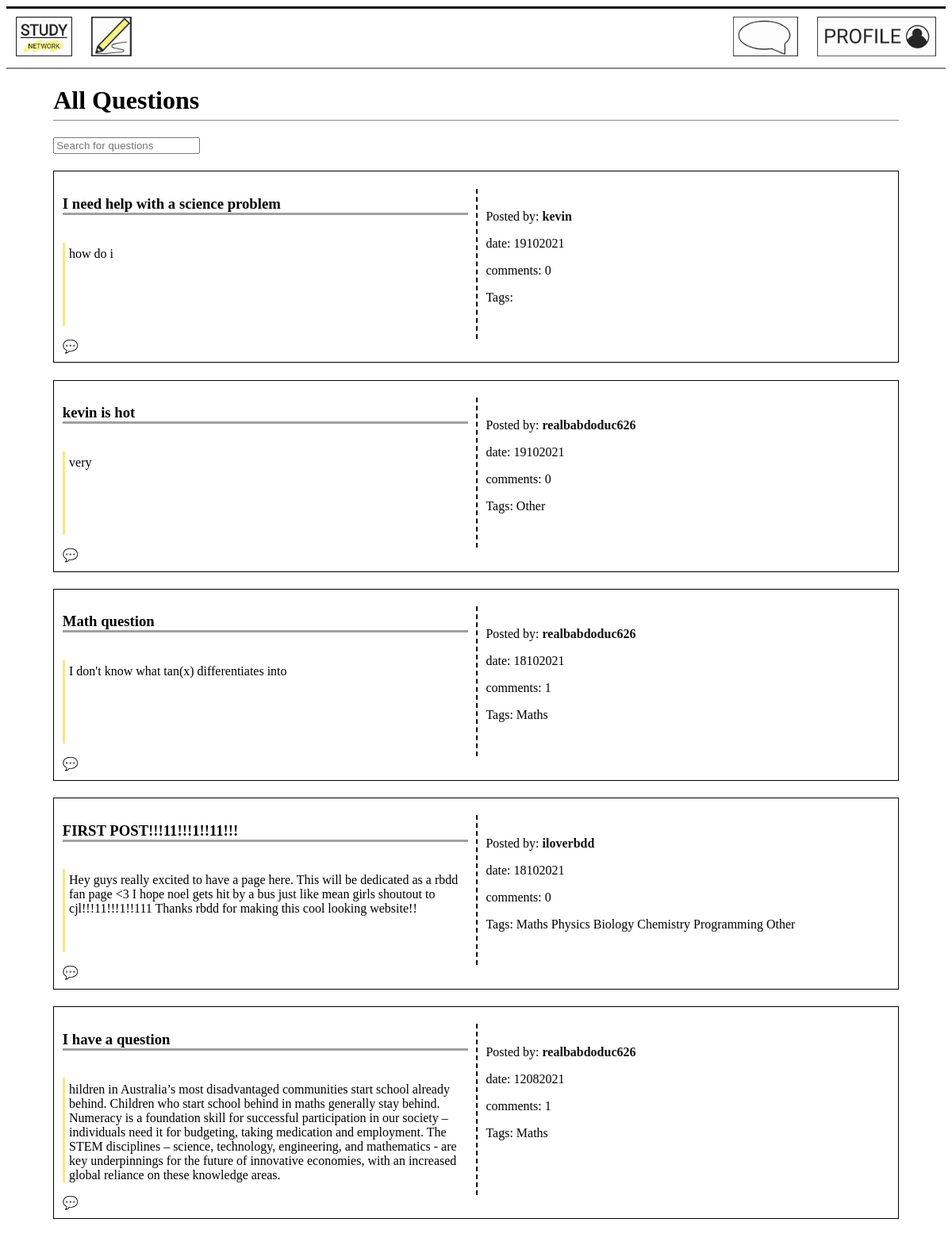
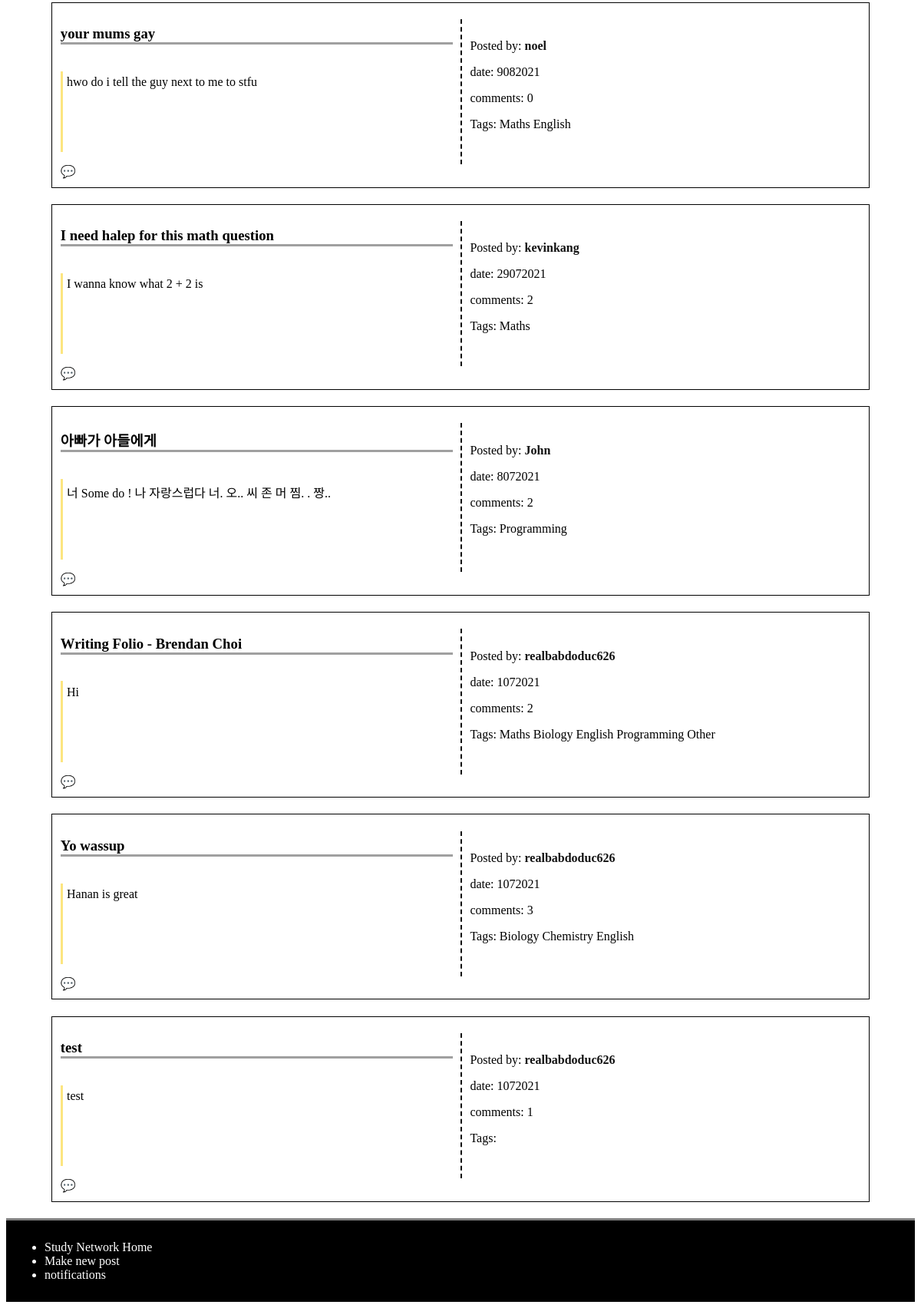
Before: / (signed in) with the older database file (2 pictures, top to bottom).
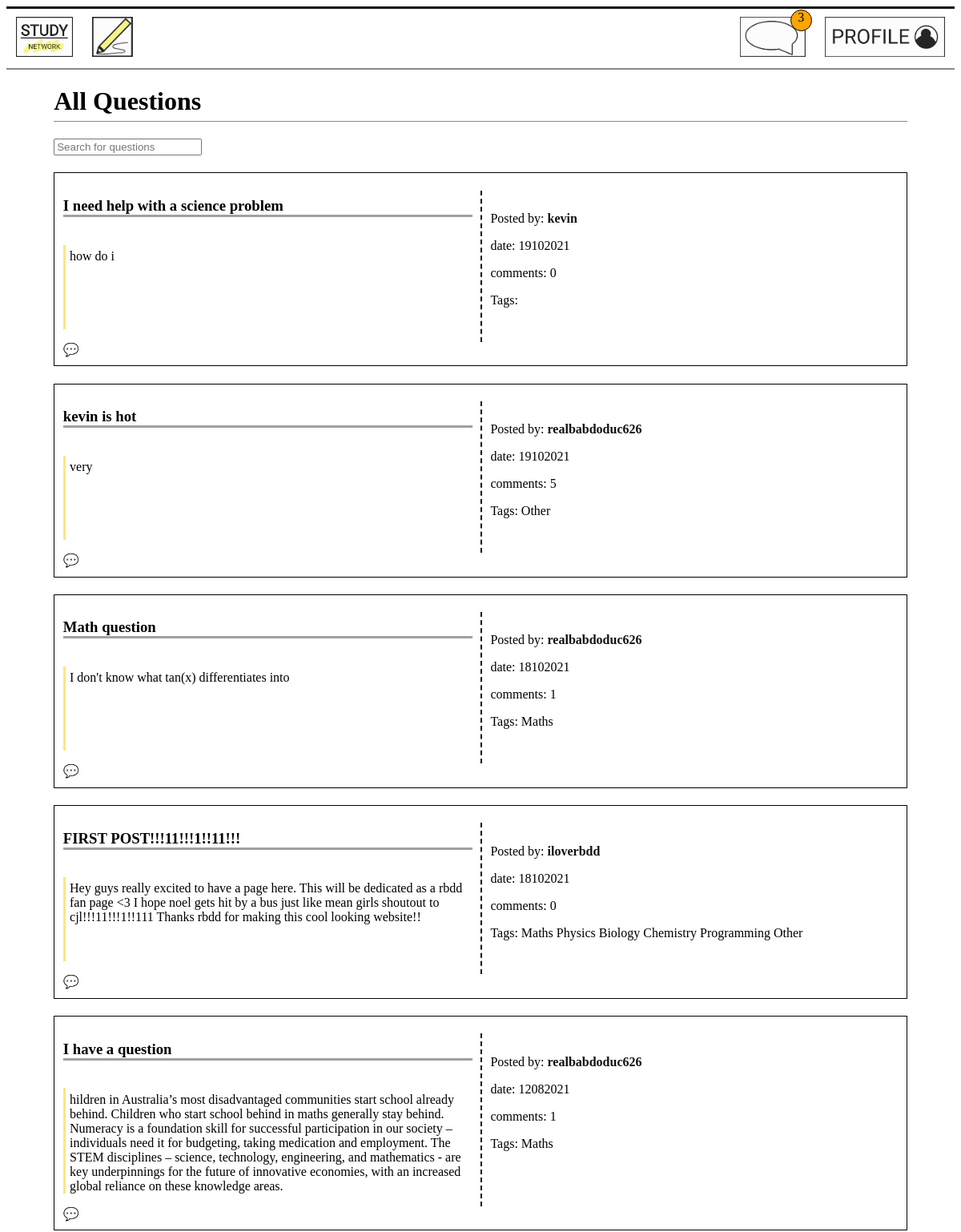
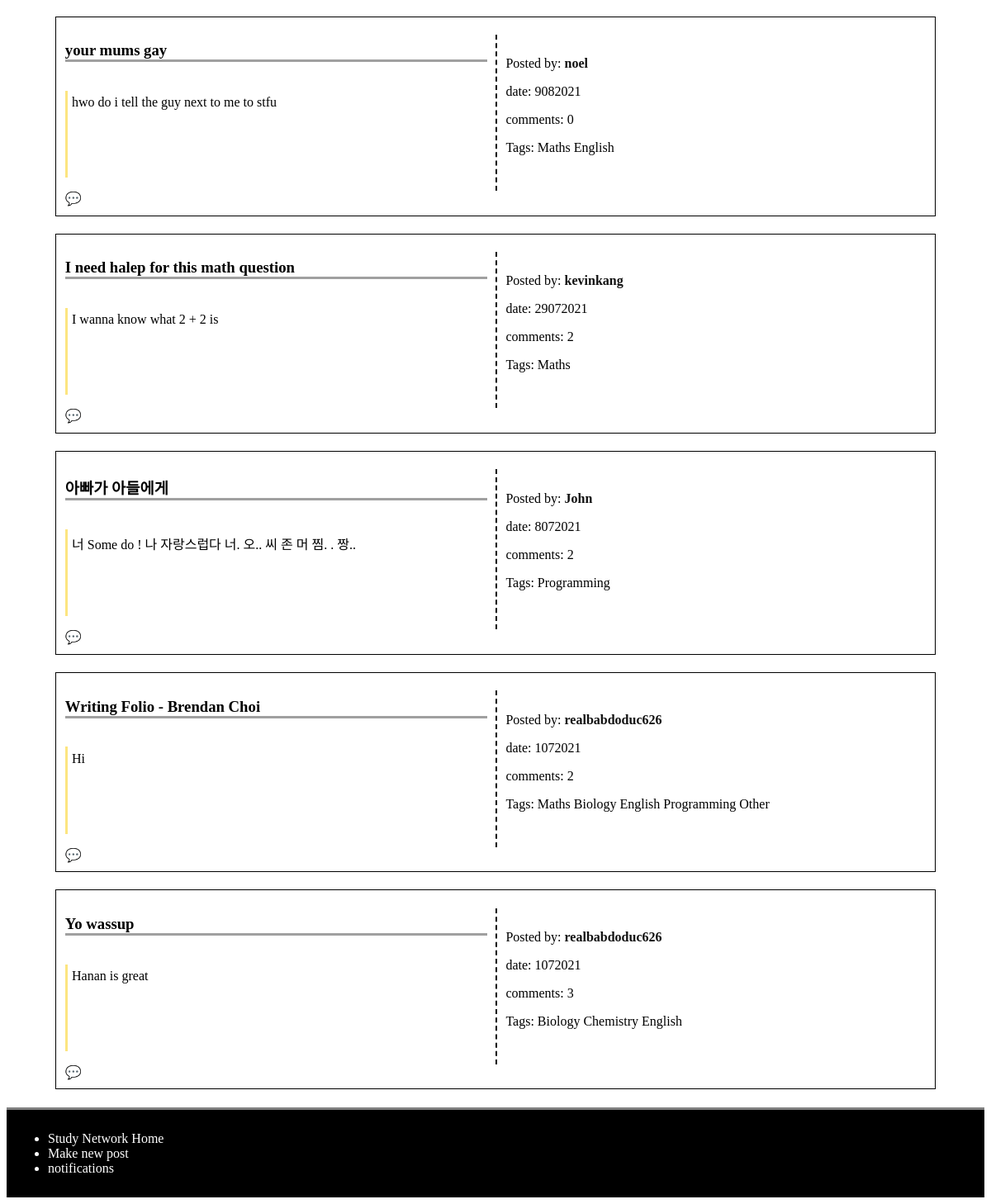
After: the same page with the newer database file (2 pictures, top to bottom).
### models.py (models this page shows)
class Post(db.Model):
    __tablename__ = 'Post'
    id = db.Column(db.Integer, primary_key=True)
    title = db.Column(db.Text)
    discussion = db.Column(db.Text)
    date = db.Column(db.Integer)
    comments = db.Column(db.Integer)
    user_id = db.Column(db.Integer, db.ForeignKey('User.id'))
    post_user = db.relationship('User', back_populates='user_post')
    replies_post = db.relationship('Reply', secondary=PostReply, back_populates='posts_reply')
    categories_post = db.relationship('Category', secondary=PostCategory, back_populates='posts_category')
    notifications_post = db.relationship('Notification', back_populates='posts_notification')
    posts = db.relationship('Comment', back_populates='user')

class User(db.Model):
    __tablename__ = 'User'
    id = db.Column(db.Integer, primary_key=True)
    username = db.Column(db.Text)
    email = db.Column(db.Text)
    password = db.Column(db.Text)
    user_post = db.relationship('Post', back_populates='post_user')
    notifications_user = db.relationship('Notification', back_populates='users_notification')
    users = db.relationship('Comment', back_populates='post')

class Category(db.Model):
    __tablename__ = 'Category'
    id = db.Column(db.Integer, primary_key=True)
    topic = db.Column(db.Text)
    posts_category = db.relationship('Post', secondary=PostCategory, back_populates='categories_post')

### main.py (the view)
@app.route('/', methods=['GET', 'POST'])
def home():
    post = models.Post.query.order_by(desc(models.Post.id)).all()
    number_of_items = 0
    for p in post:
        number_of_items += 1
    return render_template('home.html', posts=post, title='home', n=int(number_of_items))

### main.py (called while the page is built)
@app.context_processor
def notification_processor():
    if  g.logged_in_user:
        num_notification = models.Notification.query.filter_by(user_id = session["logged_in_user"]).all()
        return dict(num_notification = len(num_notification))
    else:
        return dict(num_notification = "No one is logged in")

@app.before_request
def before_request():
    g.logged_in_user = None
    if 'logged_in_user' in session:
        g.logged_in_user = session['logged_in_user']

### templates/home.html (shortened to what this page needs)
{% extends 'layout.html' %}
{% block content %}
<main>
<h1>All Questions</h1>
<input type="text" id="search" onkeyup="SearchFilter()"
placeholder="Search for questions">
<div id="questionList">
{% for post in posts %}
<div class="grid_container">
    <h3 class="title">{{ post.title }}</h3>
    <p class="discussion">{{ post.discussion }}</p>
    <div class="other_information">
    <p>Posted by: <a class="name" id="name" href="/profile/{{post.post_user.id}}"><strong>{{ post.post_user.username }}</strong></a></p>
    <p>date: {{ post.date }}
    <p>comments: {{ post.comments }}</p>
    <p class="tags">Tags: {% for catego in post.categories_post %}
        {{catego.topic}}
        {% endfor %}
    </p>
    </div class="comment_button">
    {% if g.logged_in_user %}
        <a href="/comment/{{post.id}}">💬</a>
    {% else %}
        <a href="/signin">💬</a>
    {% endif %}
</div>
{% endfor %}
</div>
</main>
{% endblock %}

Changed rows visible on the page:
removed Post: title "test", discussion "test", post_user.username "realbabdoduc626", date "1072021", comments "1"
changed Post "kevin is hot": comments "0" → "5"
Other visible differences:
{{ num_notification }}: (not shown) → "3"
